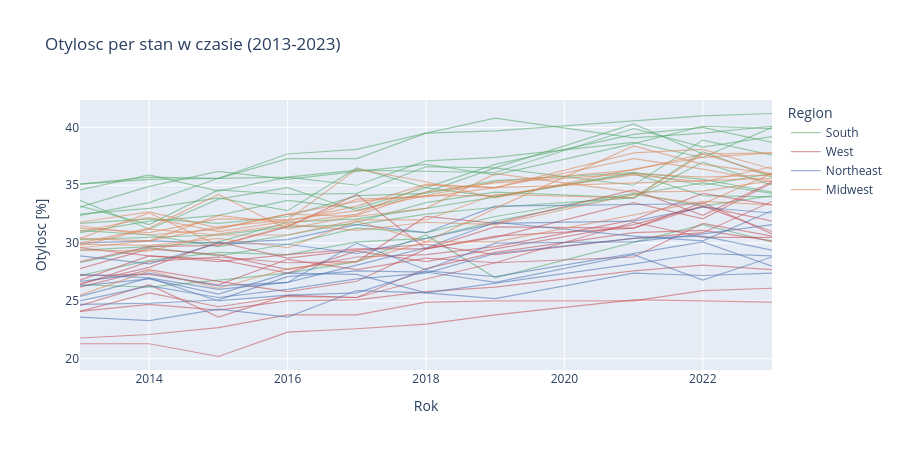

Write notebook code for a chart like this one.
### Code cell
# interaktywny podglad: otylosc per stan w czasie
trend_states = (
    df[df["Region"].notna()]
    .groupby(["Year", "LocationDesc", "LocationAbbr", "Region"])["Obesity"]
    .mean()
    .reset_index()
)

fig = px.line(
    trend_states,
    x="Year",
    y="Obesity",
    color="Region",
    line_group="LocationDesc",
    hover_name="LocationDesc",
    color_discrete_map=PALETTE,
    labels={"Obesity": "Otylosc [%]", "Year": "Rok"},
    title="Otylosc per stan w czasie (2013-2023)",
)
fig.update_traces(opacity=0.55, line_width=1.2)
fig.update_layout(height=450)
fig.show()

### Figure 1 — Plotly figure (JSON) as saved in the notebook; plotly's stock layout.template omitted (floating-point values rounded to 4 significant figures)
{"data": [{"hovertemplate": "<b>%{hovertext}</b><br><br>Region=South<br>LocationDesc=Alabama<br>Rok=%{x}<br>Otylosc [%]=%{y}<extra></extra>", "hovertext": ["Alabama", "Alabama", "Alabama", "Alabama", "Alabama", "Alabama", "Alabama", "Alabama", "Alabama", "Alabama"], "legendgroup": "South", "line": {"color": "#55A868", "dash": "solid", "width": 1.2}, "marker": {"symbol": "circle"}, "mode": "lines", "name": "South", "orientation": "v", "showlegend": true, "x": [2013, 2014, 2015, 2016, 2017, 2018, 2019, 2021, 2022, 2023], "xaxis": "x", "y": [32.4, 33.5, 35.6, 35.7, 36.3, 36.2, 36.1, 39.9, 38.3, 39.2], "yaxis": "y", "type": "scatter", "opacity": 0.55}, {"hovertemplate": "<b>%{hovertext}</b><br><br>Region=South<br>LocationDesc=Arkansas<br>Rok=%{x}<br>Otylosc [%]=%{y}<extra></extra>", "hovertext": ["Arkansas", "Arkansas", "Arkansas", "Arkansas", "Arkansas", "Arkansas", "Arkansas", "Arkansas", "Arkansas", "Arkansas"], "legendgroup": "South", "line": {"color": "#55A868", "dash": "solid", "width": 1.2}, "marker": {"symbol": "circle"}, "mode": "lines", "name": "South", "orientation": "v", "showlegend": false, "x": [2013, 2014, 2015, 2016, 2017, 2018, 2019, 2021, 2022, 2023], "xaxis": "x", "y": [34.6, 35.9, 34.5, 35.7, 35.0, 37.1, 37.4, 38.7, 37.4, 40.0], "yaxis": "y", "type": "scatter", "opacity": 0.55}, {"hovertemplate": "<b>%{hovertext}</b><br><br>Region=South<br>LocationDesc=Delaware<br>Rok=%{x}<br>Otylosc [%]=%{y}<extra></extra>", "hovertext": ["Delaware", "Delaware", "Delaware", "Delaware", "Delaware", "Delaware", "Delaware", "Delaware", "Delaware", "Delaware"], "legendgroup": "South", "line": {"color": "#55A868", "dash": "solid", "width": 1.2}, "marker": {"symbol": "circle"}, "mode": "lines", "name": "South", "orientation": "v", "showlegend": false, "x": [2013, 2014, 2015, 2016, 2017, 2018, 2019, 2021, 2022, 2023], "xaxis": "x", "y": [31.1, 30.7, 29.7, 30.7, 31.8, 33.5, 34.4, 33.9, 37.9, 35.7], "yaxis": "y", "type": "scatter", "opacity": 0.55}, {"hovertemplate": "<b>%{hovertext}</b><br><br>Region=South<br>LocationDesc=Florida<br>Rok=%{x}<br>Otylosc [%]=%{y}<extra></extra>", "hovertext": ["Florida", "Florida", "Florida", "Florida", "Florida", "Florida", "Florida", "Florida", "Florida"], "legendgroup": "South", "line": {"color": "#55A868", "dash": "solid", "width": 1.2}, "marker": {"symbol": "circle"}, "mode": "lines", "name": "South", "orientation": "v", "showlegend": false, "x": [2013, 2014, 2015, 2016, 2017, 2018, 2019, 2022, 2023], "xaxis": "x", "y": [26.4, 26.2, 26.8, 27.4, 28.4, 30.7, 27.0, 31.6, 30.1], "yaxis": "y", "type": "scatter", "opacity": 0.55}, {"hovertemplate": "<b>%{hovertext}</b><br><br>Region=South<br>LocationDesc=Georgia<br>Rok=%{x}<br>Otylosc [%]=%{y}<extra></extra>", "hovertext": ["Georgia", "Georgia", "Georgia", "Georgia", "Georgia", "Georgia", "Georgia", "Georgia", "Georgia", "Georgia"], "legendgroup": "South", "line": {"color": "#55A868", "dash": "solid", "width": 1.2}, "marker": {"symbol": "circle"}, "mode": "lines", "name": "South", "orientation": "v", "showlegend": false, "x": [2013, 2014, 2015, 2016, 2017, 2018, 2019, 2021, 2022, 2023], "xaxis": "x", "y": [30.3, 30.5, 30.7, 31.4, 31.6, 32.5, 33.1, 33.9, 37.0, 35.0], "yaxis": "y", "type": "scatter", "opacity": 0.55}, {"hovertemplate": "<b>%{hovertext}</b><br><br>Region=South<br>LocationDesc=Kentucky<br>Rok=%{x}<br>Otylosc [%]=%{y}<extra></extra>", "hovertext": ["Kentucky", "Kentucky", "Kentucky", "Kentucky", "Kentucky", "Kentucky", "Kentucky", "Kentucky", "Kentucky"], "legendgroup": "South", "line": {"color": "#55A868", "dash": "solid", "width": 1.2}, "marker": {"symbol": "circle"}, "mode": "lines", "name": "South", "orientation": "v", "showlegend": false, "x": [2013, 2014, 2015, 2016, 2017, 2018, 2019, 2021, 2022], "xaxis": "x", "y": [33.2, 31.6, 34.6, 34.2, 34.3, 36.6, 36.5, 40.3, 37.7], "yaxis": "y", "type": "scatter", "opacity": 0.55}, {"hovertemplate": "<b>%{hovertext}</b><br><br>Region=South<br>LocationDesc=Louisiana<br>Rok=%{x}<br>Otylosc [%]=%{y}<extra></extra>", "hovertext": ["Louisiana", "Louisiana", "Louisiana", "Louisiana", "Louisiana", "Louisiana", "Louisiana", "Louisiana", "Louisiana", "Louisiana"], "legendgroup": "South", "line": {"color": "#55A868", "dash": "solid", "width": 1.2}, "marker": {"symbol": "circle"}, "mode": "lines", "name": "South", "orientation": "v", "showlegend": false, "x": [2013, 2014, 2015, 2016, 2017, 2018, 2019, 2021, 2022, 2023], "xaxis": "x", "y": [33.1, 34.9, 36.2, 35.5, 36.2, 36.8, 35.9, 38.6, 40.1, 39.9], "yaxis": "y", "type": "scatter", "opacity": 0.55}, {"hovertemplate": "<b>%{hovertext}</b><br><br>Region=South<br>LocationDesc=Maryland<br>Rok=%{x}<br>Otylosc [%]=%{y}<extra></extra>", "hovertext": ["Maryland", "Maryland", "Maryland", "Maryland", "Maryland", "Maryland", "Maryland", "Maryland", "Maryland", "Maryland"], "legendgroup": "South", "line": {"color": "#55A868", "dash": "solid", "width": 1.2}, "marker": {"symbol": "circle"}, "mode": "lines", "name": "South", "orientation": "v", "showlegend": false, "x": [2013, 2014, 2015, 2016, 2017, 2018, 2019, 2021, 2022, 2023], "xaxis": "x", "y": [28.3, 29.6, 28.9, 29.9, 31.3, 30.9, 32.3, 34.3, 33.2, 34.1], "yaxis": "y", "type": "scatter", "opacity": 0.55}, {"hovertemplate": "<b>%{hovertext}</b><br><br>Region=South<br>LocationDesc=Mississippi<br>Rok=%{x}<br>Otylosc [%]=%{y}<extra></extra>", "hovertext": ["Mississippi", "Mississippi", "Mississippi", "Mississippi", "Mississippi", "Mississippi", "Mississippi", "Mississippi", "Mississippi", "Mississippi"], "legendgroup": "South", "line": {"color": "#55A868", "dash": "solid", "width": 1.2}, "marker": {"symbol": "circle"}, "mode": "lines", "name": "South", "orientation": "v", "showlegend": false, "x": [2013, 2014, 2015, 2016, 2017, 2018, 2019, 2021, 2022, 2023], "xaxis": "x", "y": [35.1, 35.5, 35.6, 37.3, 37.3, 39.5, 40.8, 39.1, 39.5, 40.1], "yaxis": "y", "type": "scatter", "opacity": 0.55}, {"hovertemplate": "<b>%{hovertext}</b><br><br>Region=South<br>LocationDesc=North Carolina<br>Rok=%{x}<br>Otylosc [%]=%{y}<extra></extra>", "hovertext": ["North Carolina", "North Carolina", "North Carolina", "North Carolina", "North Carolina", "North Carolina", "North Carolina", "North Carolina", "North Carolina", "North Carolina"], "legendgroup": "South", "line": {"color": "#55A868", "dash": "solid", "width": 1.2}, "marker": {"symbol": "circle"}, "mode": "lines", "name": "South", "orientation": "v", "showlegend": false, "x": [2013, 2014, 2015, 2016, 2017, 2018, 2019, 2021, 2022, 2023], "xaxis": "x", "y": [29.4, 29.7, 30.1, 31.8, 32.1, 33.0, 34.0, 36.0, 34.1, 34.0], "yaxis": "y", "type": "scatter", "opacity": 0.55}, {"hovertemplate": "<b>%{hovertext}</b><br><br>Region=South<br>LocationDesc=Oklahoma<br>Rok=%{x}<br>Otylosc [%]=%{y}<extra></extra>", "hovertext": ["Oklahoma", "Oklahoma", "Oklahoma", "Oklahoma", "Oklahoma", "Oklahoma", "Oklahoma", "Oklahoma", "Oklahoma", "Oklahoma"], "legendgroup": "South", "line": {"color": "#55A868", "dash": "solid", "width": 1.2}, "marker": {"symbol": "circle"}, "mode": "lines", "name": "South", "orientation": "v", "showlegend": false, "x": [2013, 2014, 2015, 2016, 2017, 2018, 2019, 2021, 2022, 2023], "xaxis": "x", "y": [32.5, 33.0, 33.9, 32.8, 36.5, 34.8, 36.8, 39.4, 40.0, 38.7], "yaxis": "y", "type": "scatter", "opacity": 0.55}, {"hovertemplate": "<b>%{hovertext}</b><br><br>Region=South<br>LocationDesc=South Carolina<br>Rok=%{x}<br>Otylosc [%]=%{y}<extra></extra>", "hovertext": ["South Carolina", "South Carolina", "South Carolina", "South Carolina", "South Carolina", "South Carolina", "South Carolina", "South Carolina", "South Carolina", "South Carolina"], "legendgroup": "South", "line": {"color": "#55A868", "dash": "solid", "width": 1.2}, "marker": {"symbol": "circle"}, "mode": "lines", "name": "South", "orientation": "v", "showlegend": false, "x": [2013, 2014, 2015, 2016, 2017, 2018, 2019, 2021, 2022, 2023], "xaxis": "x", "y": [31.7, 32.1, 31.7, 32.3, 34.1, 34.3, 35.4, 36.1, 35.0, 36.0], "yaxis": "y", "type": "scatter", "opacity": 0.55}, {"hovertemplate": "<b>%{hovertext}</b><br><br>Region=South<br>LocationDesc=Tennessee<br>Rok=%{x}<br>Otylosc [%]=%{y}<extra></extra>", "hovertext": ["Tennessee", "Tennessee", "Tennessee", "Tennessee", "Tennessee", "Tennessee", "Tennessee", "Tennessee", "Tennessee", "Tennessee"], "legendgroup": "South", "line": {"color": "#55A868", "dash": "solid", "width": 1.2}, "marker": {"symbol": "circle"}, "mode": "lines", "name": "South", "orientation": "v", "showlegend": false, "x": [2013, 2014, 2015, 2016, 2017, 2018, 2019, 2021, 2022, 2023], "xaxis": "x", "y": [33.7, 31.2, 33.8, 34.8, 32.8, 34.4, 36.5, 35.0, 38.9, 37.6], "yaxis": "y", "type": "scatter", "opacity": 0.55}, {"hovertemplate": "<b>%{hovertext}</b><br><br>Region=South<br>LocationDesc=Texas<br>Rok=%{x}<br>Otylosc [%]=%{y}<extra></extra>", "hovertext": ["Texas", "Texas", "Texas", "Texas", "Texas", "Texas", "Texas", "Texas", "Texas", "Texas"], "legendgroup": "South", "line": {"color": "#55A868", "dash": "solid", "width": 1.2}, "marker": {"symbol": "circle"}, "mode": "lines", "name": "South", "orientation": "v", "showlegend": false, "x": [2013, 2014, 2015, 2016, 2017, 2018, 2019, 2021, 2022, 2023], "xaxis": "x", "y": [30.9, 31.9, 32.4, 33.7, 33.0, 34.8, 34.0, 36.1, 35.5, 34.4], "yaxis": "y", "type": "scatter", "opacity": 0.55}, {"hovertemplate": "<b>%{hovertext}</b><br><br>Region=South<br>LocationDesc=Virginia<br>Rok=%{x}<br>Otylosc [%]=%{y}<extra></extra>", "hovertext": ["Virginia", "Virginia", "Virginia", "Virginia", "Virginia", "Virginia", "Virginia", "Virginia", "Virginia", "Virginia"], "legendgroup": "South", "line": {"color": "#55A868", "dash": "solid", "width": 1.2}, "marker": {"symbol": "circle"}, "mode": "lines", "name": "South", "orientation": "v", "showlegend": false, "x": [2013, 2014, 2015, 2016, 2017, 2018, 2019, 2021, 2022, 2023], "xaxis": "x", "y": [27.2, 28.5, 29.2, 29.0, 30.1, 30.4, 31.9, 34.2, 35.2, 34.3], "yaxis": "y", "type": "scatter", "opacity": 0.55}, {"hovertemplate": "<b>%{hovertext}</b><br><br>Region=South<br>LocationDesc=West Virginia<br>Rok=%{x}<br>Otylosc [%]=%{y}<extra></extra>", "hovertext": ["West Virginia", "West Virginia", "West Virginia", "West Virginia", "West Virginia", "West Virginia", "West Virginia", "West Virginia", "West Virginia", "West Virginia"], "legendgroup": "South", "line": {"color": "#55A868", "dash": "solid", "width": 1.2}, "marker": {"symbol": "circle"}, "mode": "lines", "name": "South", "orientation": "v", "showlegend": false, "x": [2013, 2014, 2015, 2016, 2017, 2018, 2019, 2021, 2022, 2023], "xaxis": "x", "y": [35.1, 35.7, 35.6, 37.7, 38.1, 39.5, 39.7, 40.6, 41.0, 41.2], "yaxis": "y", "type": "scatter", "opacity": 0.55}, {"hovertemplate": "<b>%{hovertext}</b><br><br>Region=West<br>LocationDesc=Alaska<br>Rok=%{x}<br>Otylosc [%]=%{y}<extra></extra>", "hovertext": ["Alaska", "Alaska", "Alaska", "Alaska", "Alaska", "Alaska", "Alaska", "Alaska", "Alaska", "Alaska"], "legendgroup": "West", "line": {"color": "#C44E52", "dash": "solid", "width": 1.2}, "marker": {"symbol": "circle"}, "mode": "lines", "name": "West", "orientation": "v", "showlegend": true, "x": [2013, 2014, 2015, 2016, 2017, 2018, 2019, 2021, 2022, 2023], "xaxis": "x", "y": [28.4, 29.7, 29.8, 31.4, 34.2, 29.5, 30.5, 33.5, 32.1, 35.2], "yaxis": "y", "type": "scatter", "opacity": 0.55}, {"hovertemplate": "<b>%{hovertext}</b><br><br>Region=West<br>LocationDesc=Arizona<br>Rok=%{x}<br>Otylosc [%]=%{y}<extra></extra>", "hovertext": ["Arizona", "Arizona", "Arizona", "Arizona", "Arizona", "Arizona", "Arizona", "Arizona", "Arizona", "Arizona"], "legendgroup": "West", "line": {"color": "#C44E52", "dash": "solid", "width": 1.2}, "marker": {"symbol": "circle"}, "mode": "lines", "name": "West", "orientation": "v", "showlegend": false, "x": [2013, 2014, 2015, 2016, 2017, 2018, 2019, 2021, 2022, 2023], "xaxis": "x", "y": [26.8, 28.9, 28.4, 29.0, 29.5, 29.5, 31.4, 31.3, 33.2, 31.9], "yaxis": "y", "type": "scatter", "opacity": 0.55}, {"hovertemplate": "<b>%{hovertext}</b><br><br>Region=West<br>LocationDesc=California<br>Rok=%{x}<br>Otylosc [%]=%{y}<extra></extra>", "hovertext": ["California", "California", "California", "California", "California", "California", "California", "California", "California", "California"], "legendgroup": "West", "line": {"color": "#C44E52", "dash": "solid", "width": 1.2}, "marker": {"symbol": "circle"}, "mode": "lines", "name": "West", "orientation": "v", "showlegend": false, "x": [2013, 2014, 2015, 2016, 2017, 2018, 2019, 2021, 2022, 2023], "xaxis": "x", "y": [24.1, 24.7, 24.2, 25.0, 25.1, 25.8, 26.2, 27.6, 28.1, 27.7], "yaxis": "y", "type": "scatter", "opacity": 0.55}, {"hovertemplate": "<b>%{hovertext}</b><br><br>Region=West<br>LocationDesc=Colorado<br>Rok=%{x}<br>Otylosc [%]=%{y}<extra></extra>", "hovertext": ["Colorado", "Colorado", "Colorado", "Colorado", "Colorado", "Colorado", "Colorado", "Colorado", "Colorado", "Colorado"], "legendgroup": "West", "line": {"color": "#C44E52", "dash": "solid", "width": 1.2}, "marker": {"symbol": "circle"}, "mode": "lines", "name": "West", "orientation": "v", "showlegend": false, "x": [2013, 2014, 2015, 2016, 2017, 2018, 2019, 2021, 2022, 2023], "xaxis": "x", "y": [21.3, 21.3, 20.2, 22.3, 22.6, 23.0, 23.8, 25.1, 25.0, 24.9], "yaxis": "y", "type": "scatter", "opacity": 0.55}, {"hovertemplate": "<b>%{hovertext}</b><br><br>Region=West<br>LocationDesc=Hawaii<br>Rok=%{x}<br>Otylosc [%]=%{y}<extra></extra>", "hovertext": ["Hawaii", "Hawaii", "Hawaii", "Hawaii", "Hawaii", "Hawaii", "Hawaii", "Hawaii", "Hawaii", "Hawaii"], "legendgroup": "West", "line": {"color": "#C44E52", "dash": "solid", "width": 1.2}, "marker": {"symbol": "circle"}, "mode": "lines", "name": "West", "orientation": "v", "showlegend": false, "x": [2013, 2014, 2015, 2016, 2017, 2018, 2019, 2021, 2022, 2023], "xaxis": "x", "y": [21.8, 22.1, 22.7, 23.8, 23.8, 24.9, 25.0, 25.0, 25.9, 26.1], "yaxis": "y", "type": "scatter", "opacity": 0.55}, {"hovertemplate": "<b>%{hovertext}</b><br><br>Region=West<br>LocationDesc=Idaho<br>Rok=%{x}<br>Otylosc [%]=%{y}<extra></extra>", "hovertext": ["Idaho", "Idaho", "Idaho", "Idaho", "Idaho", "Idaho", "Idaho", "Idaho", "Idaho", "Idaho"], "legendgroup": "West", "line": {"color": "#C44E52", "dash": "solid", "width": 1.2}, "marker": {"symbol": "circle"}, "mode": "lines", "name": "West", "orientation": "v", "showlegend": false, "x": [2013, 2014, 2015, 2016, 2017, 2018, 2019, 2021, 2022, 2023], "xaxis": "x", "y": [29.6, 28.9, 28.6, 27.4, 29.3, 28.4, 29.5, 31.6, 33.2, 31.0], "yaxis": "y", "type": "scatter", "opacity": 0.55}, {"hovertemplate": "<b>%{hovertext}</b><br><br>Region=West<br>LocationDesc=Montana<br>Rok=%{x}<br>Otylosc [%]=%{y}<extra></extra>", "hovertext": ["Montana", "Montana", "Montana", "Montana", "Montana", "Montana", "Montana", "Montana", "Montana", "Montana"], "legendgroup": "West", "line": {"color": "#C44E52", "dash": "solid", "width": 1.2}, "marker": {"symbol": "circle"}, "mode": "lines", "name": "West", "orientation": "v", "showlegend": false, "x": [2013, 2014, 2015, 2016, 2017, 2018, 2019, 2021, 2022, 2023], "xaxis": "x", "y": [24.6, 26.4, 23.6, 25.5, 25.3, 26.9, 28.3, 31.8, 30.5, 30.5], "yaxis": "y", "type": "scatter", "opacity": 0.55}, {"hovertemplate": "<b>%{hovertext}</b><br><br>Region=West<br>LocationDesc=Nevada<br>Rok=%{x}<br>Otylosc [%]=%{y}<extra></extra>", "hovertext": ["Nevada", "Nevada", "Nevada", "Nevada", "Nevada", "Nevada", "Nevada", "Nevada", "Nevada", "Nevada"], "legendgroup": "West", "line": {"color": "#C44E52", "dash": "solid", "width": 1.2}, "marker": {"symbol": "circle"}, "mode": "lines", "name": "West", "orientation": "v", "showlegend": false, "x": [2013, 2014, 2015, 2016, 2017, 2018, 2019, 2021, 2022, 2023], "xaxis": "x", "y": [26.2, 27.7, 26.7, 25.8, 26.7, 29.5, 30.6, 31.3, 33.5, 30.8], "yaxis": "y", "type": "scatter", "opacity": 0.55}, {"hovertemplate": "<b>%{hovertext}</b><br><br>Region=West<br>LocationDesc=New Mexico<br>Rok=%{x}<br>Otylosc [%]=%{y}<extra></extra>", "hovertext": ["New Mexico", "New Mexico", "New Mexico", "New Mexico", "New Mexico", "New Mexico", "New Mexico", "New Mexico", "New Mexico", "New Mexico"], "legendgroup": "West", "line": {"color": "#C44E52", "dash": "solid", "width": 1.2}, "marker": {"symbol": "circle"}, "mode": "lines", "name": "West", "orientation": "v", "showlegend": false, "x": [2013, 2014, 2015, 2016, 2017, 2018, 2019, 2021, 2022, 2023], "xaxis": "x", "y": [26.4, 28.4, 28.8, 28.3, 28.4, 32.3, 31.7, 34.6, 32.4, 35.3], "yaxis": "y", "type": "scatter", "opacity": 0.55}, {"hovertemplate": "<b>%{hovertext}</b><br><br>Region=West<br>LocationDesc=Oregon<br>Rok=%{x}<br>Otylosc [%]=%{y}<extra></extra>", "hovertext": ["Oregon", "Oregon", "Oregon", "Oregon", "Oregon", "Oregon", "Oregon", "Oregon", "Oregon", "Oregon"], "legendgroup": "West", "line": {"color": "#C44E52", "dash": "solid", "width": 1.2}, "marker": {"symbol": "circle"}, "mode": "lines", "name": "West", "orientation": "v", "showlegend": false, "x": [2013, 2014, 2015, 2016, 2017, 2018, 2019, 2021, 2022, 2023], "xaxis": "x", "y": [26.5, 27.9, 30.1, 28.7, 29.4, 29.9, 29.0, 30.4, 30.9, 33.6], "yaxis": "y", "type": "scatter", "opacity": 0.55}, {"hovertemplate": "<b>%{hovertext}</b><br><br>Region=West<br>LocationDesc=Utah<br>Rok=%{x}<br>Otylosc [%]=%{y}<extra></extra>", "hovertext": ["Utah", "Utah", "Utah", "Utah", "Utah", "Utah", "Utah", "Utah", "Utah", "Utah"], "legendgroup": "West", "line": {"color": "#C44E52", "dash": "solid", "width": 1.2}, "marker": {"symbol": "circle"}, "mode": "lines", "name": "West", "orientation": "v", "showlegend": false, "x": [2013, 2014, 2015, 2016, 2017, 2018, 2019, 2021, 2022, 2023], "xaxis": "x", "y": [24.1, 25.7, 24.5, 25.4, 25.3, 27.8, 29.2, 30.9, 31.1, 30.2], "yaxis": "y", "type": "scatter", "opacity": 0.55}, {"hovertemplate": "<b>%{hovertext}</b><br><br>Region=West<br>LocationDesc=Washington<br>Rok=%{x}<br>Otylosc [%]=%{y}<extra></extra>", "hovertext": ["Washington", "Washington", "Washington", "Washington", "Washington", "Washington", "Washington", "Washington", "Washington", "Washington"], "legendgroup": "West", "line": {"color": "#C44E52", "dash": "solid", "width": 1.2}, "marker": {"symbol": "circle"}, "mode": "lines", "name": "West", "orientation": "v", "showlegend": false, "x": [2013, 2014, 2015, 2016, 2017, 2018, 2019, 2021, 2022, 2023], "xaxis": "x", "y": [27.2, 27.3, 26.4, 28.6, 27.7, 28.7, 28.3, 28.8, 31.7, 30.6], "yaxis": "y", "type": "scatter", "opacity": 0.55}, {"hovertemplate": "<b>%{hovertext}</b><br><br>Region=West<br>LocationDesc=Wyoming<br>Rok=%{x}<br>Otylosc [%]=%{y}<extra></extra>", "hovertext": ["Wyoming", "Wyoming", "Wyoming", "Wyoming", "Wyoming", "Wyoming", "Wyoming", "Wyoming", "Wyoming", "Wyoming"], "legendgroup": "West", "line": {"color": "#C44E52", "dash": "solid", "width": 1.2}, "marker": {"symbol": "circle"}, "mode": "lines", "name": "West", "orientation": "v", "showlegend": false, "x": [2013, 2014, 2015, 2016, 2017, 2018, 2019, 2021, 2022, 2023], "xaxis": "x", "y": [27.8, 29.5, 29.0, 27.7, 28.8, 29.0, 29.7, 32.0, 34.3, 33.3], "yaxis": "y", "type": "scatter", "opacity": 0.55}, {"hovertemplate": "<b>%{hovertext}</b><br><br>Region=Northeast<br>LocationDesc=Connecticut<br>Rok=%{x}<br>Otylosc [%]=%{y}<extra></extra>", "hovertext": ["Connecticut", "Connecticut", "Connecticut", "Connecticut", "Connecticut", "Connecticut", "Connecticut", "Connecticut", "Connecticut", "Connecticut"], "legendgroup": "Northeast", "line": {"color": "#4C72B0", "dash": "solid", "width": 1.2}, "marker": {"symbol": "circle"}, "mode": "lines", "name": "Northeast", "orientation": "v", "showlegend": true, "x": [2013, 2014, 2015, 2016, 2017, 2018, 2019, 2021, 2022, 2023], "xaxis": "x", "y": [25.0, 26.3, 25.3, 26.0, 26.9, 27.4, 29.1, 30.4, 30.6, 29.4], "yaxis": "y", "type": "scatter", "opacity": 0.55}, {"hovertemplate": "<b>%{hovertext}</b><br><br>Region=Northeast<br>LocationDesc=Maine<br>Rok=%{x}<br>Otylosc [%]=%{y}<extra></extra>", "hovertext": ["Maine", "Maine", "Maine", "Maine", "Maine", "Maine", "Maine", "Maine", "Maine", "Maine"], "legendgroup": "Northeast", "line": {"color": "#4C72B0", "dash": "solid", "width": 1.2}, "marker": {"symbol": "circle"}, "mode": "lines", "name": "Northeast", "orientation": "v", "showlegend": false, "x": [2013, 2014, 2015, 2016, 2017, 2018, 2019, 2021, 2022, 2023], "xaxis": "x", "y": [28.9, 28.2, 30.0, 29.9, 29.1, 30.4, 31.7, 31.9, 33.1, 32.6], "yaxis": "y", "type": "scatter", "opacity": 0.55}, {"hovertemplate": "<b>%{hovertext}</b><br><br>Region=Northeast<br>LocationDesc=Massachusetts<br>Rok=%{x}<br>Otylosc [%]=%{y}<extra></extra>", "hovertext": ["Massachusetts", "Massachusetts", "Massachusetts", "Massachusetts", "Massachusetts", "Massachusetts", "Massachusetts", "Massachusetts", "Massachusetts", "Massachusetts"], "legendgroup": "Northeast", "line": {"color": "#4C72B0", "dash": "solid", "width": 1.2}, "marker": {"symbol": "circle"}, "mode": "lines", "name": "Northeast", "orientation": "v", "showlegend": false, "x": [2013, 2014, 2015, 2016, 2017, 2018, 2019, 2021, 2022, 2023], "xaxis": "x", "y": [23.6, 23.3, 24.3, 23.6, 25.9, 25.7, 25.2, 27.4, 27.2, 27.4], "yaxis": "y", "type": "scatter", "opacity": 0.55}, {"hovertemplate": "<b>%{hovertext}</b><br><br>Region=Northeast<br>LocationDesc=New Hampshire<br>Rok=%{x}<br>Otylosc [%]=%{y}<extra></extra>", "hovertext": ["New Hampshire", "New Hampshire", "New Hampshire", "New Hampshire", "New Hampshire", "New Hampshire", "New Hampshire", "New Hampshire", "New Hampshire", "New Hampshire"], "legendgroup": "Northeast", "line": {"color": "#4C72B0", "dash": "solid", "width": 1.2}, "marker": {"symbol": "circle"}, "mode": "lines", "name": "Northeast", "orientation": "v", "showlegend": false, "x": [2013, 2014, 2015, 2016, 2017, 2018, 2019, 2021, 2022, 2023], "xaxis": "x", "y": [26.7, 27.4, 26.3, 26.6, 28.1, 29.6, 31.8, 30.6, 30.2, 32.8], "yaxis": "y", "type": "scatter", "opacity": 0.55}, {"hovertemplate": "<b>%{hovertext}</b><br><br>Region=Northeast<br>LocationDesc=New Jersey<br>Rok=%{x}<br>Otylosc [%]=%{y}<extra></extra>", "hovertext": ["New Jersey", "New Jersey", "New Jersey", "New Jersey", "New Jersey", "New Jersey", "New Jersey", "New Jersey", "New Jersey"], "legendgroup": "Northeast", "line": {"color": "#4C72B0", "dash": "solid", "width": 1.2}, "marker": {"symbol": "circle"}, "mode": "lines", "name": "Northeast", "orientation": "v", "showlegend": false, "x": [2013, 2014, 2015, 2016, 2017, 2018, 2021, 2022, 2023], "xaxis": "x", "y": [26.3, 26.9, 25.6, 27.4, 27.3, 25.7, 28.2, 29.1, 28.9], "yaxis": "y", "type": "scatter", "opacity": 0.55}, {"hovertemplate": "<b>%{hovertext}</b><br><br>Region=Northeast<br>LocationDesc=New York<br>Rok=%{x}<br>Otylosc [%]=%{y}<extra></extra>", "hovertext": ["New York", "New York", "New York", "New York", "New York", "New York", "New York", "New York", "New York", "New York"], "legendgroup": "Northeast", "line": {"color": "#4C72B0", "dash": "solid", "width": 1.2}, "marker": {"symbol": "circle"}, "mode": "lines", "name": "Northeast", "orientation": "v", "showlegend": false, "x": [2013, 2014, 2015, 2016, 2017, 2018, 2019, 2021, 2022, 2023], "xaxis": "x", "y": [25.4, 27.0, 25.0, 25.5, 25.7, 27.6, 27.1, 29.1, 30.1, 28.0], "yaxis": "y", "type": "scatter", "opacity": 0.55}, {"hovertemplate": "<b>%{hovertext}</b><br><br>Region=Northeast<br>LocationDesc=Pennsylvania<br>Rok=%{x}<br>Otylosc [%]=%{y}<extra></extra>", "hovertext": ["Pennsylvania", "Pennsylvania", "Pennsylvania", "Pennsylvania", "Pennsylvania", "Pennsylvania", "Pennsylvania", "Pennsylvania", "Pennsylvania"], "legendgroup": "Northeast", "line": {"color": "#4C72B0", "dash": "solid", "width": 1.2}, "marker": {"symbol": "circle"}, "mode": "lines", "name": "Northeast", "orientation": "v", "showlegend": false, "x": [2013, 2014, 2015, 2016, 2017, 2018, 2019, 2021, 2022], "xaxis": "x", "y": [30.0, 30.2, 30.0, 30.3, 31.6, 30.9, 33.2, 33.3, 33.4], "yaxis": "y", "type": "scatter", "opacity": 0.55}, {"hovertemplate": "<b>%{hovertext}</b><br><br>Region=Northeast<br>LocationDesc=Rhode Island<br>Rok=%{x}<br>Otylosc [%]=%{y}<extra></extra>", "hovertext": ["Rhode Island", "Rhode Island", "Rhode Island", "Rhode Island", "Rhode Island", "Rhode Island", "Rhode Island", "Rhode Island", "Rhode Island", "Rhode Island"], "legendgroup": "Northeast", "line": {"color": "#4C72B0", "dash": "solid", "width": 1.2}, "marker": {"symbol": "circle"}, "mode": "lines", "name": "Northeast", "orientation": "v", "showlegend": false, "x": [2013, 2014, 2015, 2016, 2017, 2018, 2019, 2021, 2022, 2023], "xaxis": "x", "y": [27.3, 27.0, 26.0, 26.6, 30.0, 27.7, 30.0, 30.1, 30.8, 31.6], "yaxis": "y", "type": "scatter", "opacity": 0.55}, {"hovertemplate": "<b>%{hovertext}</b><br><br>Region=Northeast<br>LocationDesc=Vermont<br>Rok=%{x}<br>Otylosc [%]=%{y}<extra></extra>", "hovertext": ["Vermont", "Vermont", "Vermont", "Vermont", "Vermont", "Vermont", "Vermont", "Vermont", "Vermont", "Vermont"], "legendgroup": "Northeast", "line": {"color": "#4C72B0", "dash": "solid", "width": 1.2}, "marker": {"symbol": "circle"}, "mode": "lines", "name": "Northeast", "orientation": "v", "showlegend": false, "x": [2013, 2014, 2015, 2016, 2017, 2018, 2019, 2021, 2022, 2023], "xaxis": "x", "y": [24.7, 24.8, 25.1, 27.1, 27.6, 27.5, 26.6, 29.0, 26.8, 28.8], "yaxis": "y", "type": "scatter", "opacity": 0.55}, {"hovertemplate": "<b>%{hovertext}</b><br><br>Region=Midwest<br>LocationDesc=Illinois<br>Rok=%{x}<br>Otylosc [%]=%{y}<extra></extra>", "hovertext": ["Illinois", "Illinois", "Illinois", "Illinois", "Illinois", "Illinois", "Illinois", "Illinois", "Illinois", "Illinois"], "legendgroup": "Midwest", "line": {"color": "#DD8452", "dash": "solid", "width": 1.2}, "marker": {"symbol": "circle"}, "mode": "lines", "name": "Midwest", "orientation": "v", "showlegend": true, "x": [2013, 2014, 2015, 2016, 2017, 2018, 2019, 2021, 2022, 2023], "xaxis": "x", "y": [29.4, 29.3, 30.8, 31.6, 31.1, 31.8, 31.6, 34.2, 33.4, 36.0], "yaxis": "y", "type": "scatter", "opacity": 0.55}, {"hovertemplate": "<b>%{hovertext}</b><br><br>Region=Midwest<br>LocationDesc=Indiana<br>Rok=%{x}<br>Otylosc [%]=%{y}<extra></extra>", "hovertext": ["Indiana", "Indiana", "Indiana", "Indiana", "Indiana", "Indiana", "Indiana", "Indiana", "Indiana", "Indiana"], "legendgroup": "Midwest", "line": {"color": "#DD8452", "dash": "solid", "width": 1.2}, "marker": {"symbol": "circle"}, "mode": "lines", "name": "Midwest", "orientation": "v", "showlegend": false, "x": [2013, 2014, 2015, 2016, 2017, 2018, 2019, 2021, 2022, 2023], "xaxis": "x", "y": [31.8, 32.7, 31.3, 32.5, 33.6, 34.1, 35.3, 36.3, 37.7, 37.8], "yaxis": "y", "type": "scatter", "opacity": 0.55}, {"hovertemplate": "<b>%{hovertext}</b><br><br>Region=Midwest<br>LocationDesc=Iowa<br>Rok=%{x}<br>Otylosc [%]=%{y}<extra></extra>", "hovertext": ["Iowa", "Iowa", "Iowa", "Iowa", "Iowa", "Iowa", "Iowa", "Iowa", "Iowa", "Iowa"], "legendgroup": "Midwest", "line": {"color": "#DD8452", "dash": "solid", "width": 1.2}, "marker": {"symbol": "circle"}, "mode": "lines", "name": "Midwest", "orientation": "v", "showlegend": false, "x": [2013, 2014, 2015, 2016, 2017, 2018, 2019, 2021, 2022, 2023], "xaxis": "x", "y": [31.3, 30.9, 32.1, 32.0, 36.4, 35.3, 33.9, 36.4, 37.4, 37.8], "yaxis": "y", "type": "scatter", "opacity": 0.55}, {"hovertemplate": "<b>%{hovertext}</b><br><br>Region=Midwest<br>LocationDesc=Kansas<br>Rok=%{x}<br>Otylosc [%]=%{y}<extra></extra>", "hovertext": ["Kansas", "Kansas", "Kansas", "Kansas", "Kansas", "Kansas", "Kansas", "Kansas", "Kansas", "Kansas"], "legendgroup": "Midwest", "line": {"color": "#DD8452", "dash": "solid", "width": 1.2}, "marker": {"symbol": "circle"}, "mode": "lines", "name": "Midwest", "orientation": "v", "showlegend": false, "x": [2013, 2014, 2015, 2016, 2017, 2018, 2019, 2021, 2022, 2023], "xaxis": "x", "y": [30.0, 31.3, 34.2, 31.2, 32.4, 34.4, 35.2, 36.0, 35.7, 35.9], "yaxis": "y", "type": "scatter", "opacity": 0.55}, {"hovertemplate": "<b>%{hovertext}</b><br><br>Region=Midwest<br>LocationDesc=Michigan<br>Rok=%{x}<br>Otylosc [%]=%{y}<extra></extra>", "hovertext": ["Michigan", "Michigan", "Michigan", "Michigan", "Michigan", "Michigan", "Michigan", "Michigan", "Michigan", "Michigan"], "legendgroup": "Midwest", "line": {"color": "#DD8452", "dash": "solid", "width": 1.2}, "marker": {"symbol": "circle"}, "mode": "lines", "name": "Midwest", "orientation": "v", "showlegend": false, "x": [2013, 2014, 2015, 2016, 2017, 2018, 2019, 2021, 2022, 2023], "xaxis": "x", "y": [31.5, 30.7, 31.2, 32.5, 32.3, 33.0, 36.0, 34.4, 34.5, 35.4], "yaxis": "y", "type": "scatter", "opacity": 0.55}, {"hovertemplate": "<b>%{hovertext}</b><br><br>Region=Midwest<br>LocationDesc=Minnesota<br>Rok=%{x}<br>Otylosc [%]=%{y}<extra></extra>", "hovertext": ["Minnesota", "Minnesota", "Minnesota", "Minnesota", "Minnesota", "Minnesota", "Minnesota", "Minnesota", "Minnesota", "Minnesota"], "legendgroup": "Midwest", "line": {"color": "#DD8452", "dash": "solid", "width": 1.2}, "marker": {"symbol": "circle"}, "mode": "lines", "name": "Midwest", "orientation": "v", "showlegend": false, "x": [2013, 2014, 2015, 2016, 2017, 2018, 2019, 2021, 2022, 2023], "xaxis": "x", "y": [25.5, 27.6, 26.1, 27.8, 28.4, 30.1, 30.1, 32.4, 33.6, 33.3], "yaxis": "y", "type": "scatter", "opacity": 0.55}, {"hovertemplate": "<b>%{hovertext}</b><br><br>Region=Midwest<br>LocationDesc=Missouri<br>Rok=%{x}<br>Otylosc [%]=%{y}<extra></extra>", "hovertext": ["Missouri", "Missouri", "Missouri", "Missouri", "Missouri", "Missouri", "Missouri", "Missouri", "Missouri", "Missouri"], "legendgroup": "Midwest", "line": {"color": "#DD8452", "dash": "solid", "width": 1.2}, "marker": {"symbol": "circle"}, "mode": "lines", "name": "Midwest", "orientation": "v", "showlegend": false, "x": [2013, 2014, 2015, 2016, 2017, 2018, 2019, 2021, 2022, 2023], "xaxis": "x", "y": [30.4, 30.2, 32.4, 31.7, 32.5, 35.0, 34.8, 37.3, 36.4, 35.3], "yaxis": "y", "type": "scatter", "opacity": 0.55}, {"hovertemplate": "<b>%{hovertext}</b><br><br>Region=Midwest<br>LocationDesc=Nebraska<br>Rok=%{x}<br>Otylosc [%]=%{y}<extra></extra>", "hovertext": ["Nebraska", "Nebraska", "Nebraska", "Nebraska", "Nebraska", "Nebraska", "Nebraska", "Nebraska", "Nebraska", "Nebraska"], "legendgroup": "Midwest", "line": {"color": "#DD8452", "dash": "solid", "width": 1.2}, "marker": {"symbol": "circle"}, "mode": "lines", "name": "Midwest", "orientation": "v", "showlegend": false, "x": [2013, 2014, 2015, 2016, 2017, 2018, 2019, 2021, 2022, 2023], "xaxis": "x", "y": [29.6, 30.2, 31.4, 32.0, 32.8, 34.1, 34.1, 35.9, 35.3, 36.6], "yaxis": "y", "type": "scatter", "opacity": 0.55}, {"hovertemplate": "<b>%{hovertext}</b><br><br>Region=Midwest<br>LocationDesc=North Dakota<br>Rok=%{x}<br>Otylosc [%]=%{y}<extra></extra>", "hovertext": ["North Dakota", "North Dakota", "North Dakota", "North Dakota", "North Dakota", "North Dakota", "North Dakota", "North Dakota", "North Dakota", "North Dakota"], "legendgroup": "Midwest", "line": {"color": "#DD8452", "dash": "solid", "width": 1.2}, "marker": {"symbol": "circle"}, "mode": "lines", "name": "Midwest", "orientation": "v", "showlegend": false, "x": [2013, 2014, 2015, 2016, 2017, 2018, 2019, 2021, 2022, 2023], "xaxis": "x", "y": [31.0, 32.2, 31.0, 31.9, 33.2, 35.1, 34.8, 35.2, 35.4, 35.6], "yaxis": "y", "type": "scatter", "opacity": 0.55}, {"hovertemplate": "<b>%{hovertext}</b><br><br>Region=Midwest<br>LocationDesc=Ohio<br>Rok=%{x}<br>Otylosc [%]=%{y}<extra></extra>", "hovertext": ["Ohio", "Ohio", "Ohio", "Ohio", "Ohio", "Ohio", "Ohio", "Ohio", "Ohio", "Ohio"], "legendgroup": "Midwest", "line": {"color": "#DD8452", "dash": "solid", "width": 1.2}, "marker": {"symbol": "circle"}, "mode": "lines", "name": "Midwest", "orientation": "v", "showlegend": false, "x": [2013, 2014, 2015, 2016, 2017, 2018, 2019, 2021, 2022, 2023], "xaxis": "x", "y": [30.4, 32.6, 29.8, 31.5, 33.8, 34.0, 34.8, 37.8, 38.1, 36.4], "yaxis": "y", "type": "scatter", "opacity": 0.55}, {"hovertemplate": "<b>%{hovertext}</b><br><br>Region=Midwest<br>LocationDesc=South Dakota<br>Rok=%{x}<br>Otylosc [%]=%{y}<extra></extra>", "hovertext": ["South Dakota", "South Dakota", "South Dakota", "South Dakota", "South Dakota", "South Dakota", "South Dakota", "South Dakota", "South Dakota", "South Dakota"], "legendgroup": "Midwest", "line": {"color": "#DD8452", "dash": "solid", "width": 1.2}, "marker": {"symbol": "circle"}, "mode": "lines", "name": "Midwest", "orientation": "v", "showlegend": false, "x": [2013, 2014, 2015, 2016, 2017, 2018, 2019, 2021, 2022, 2023], "xaxis": "x", "y": [29.9, 29.8, 30.4, 29.6, 31.9, 30.1, 33.0, 38.4, 36.8, 36.0], "yaxis": "y", "type": "scatter", "opacity": 0.55}, {"hovertemplate": "<b>%{hovertext}</b><br><br>Region=Midwest<br>LocationDesc=Wisconsin<br>Rok=%{x}<br>Otylosc [%]=%{y}<extra></extra>", "hovertext": ["Wisconsin", "Wisconsin", "Wisconsin", "Wisconsin", "Wisconsin", "Wisconsin", "Wisconsin", "Wisconsin", "Wisconsin", "Wisconsin"], "legendgroup": "Midwest", "line": {"color": "#DD8452", "dash": "solid", "width": 1.2}, "marker": {"symbol": "circle"}, "mode": "lines", "name": "Midwest", "orientation": "v", "showlegend": false, "x": [2013, 2014, 2015, 2016, 2017, 2018, 2019, 2021, 2022, 2023], "xaxis": "x", "y": [29.8, 31.2, 30.7, 30.7, 32.0, 32.0, 34.2, 33.9, 37.7, 35.9], "yaxis": "y", "type": "scatter", "opacity": 0.55}], "layout": {"xaxis": {"anchor": "y", "domain": [0.0, 1.0], "title": {"text": "Rok"}}, "yaxis": {"anchor": "x", "domain": [0.0, 1.0], "title": {"text": "Otylosc [%]"}}, "legend": {"title": {"text": "Region"}, "tracegroupgap": 0}, "title": {"text": "Otylosc per stan w czasie (2013-2023)"}, "height": 450}}
